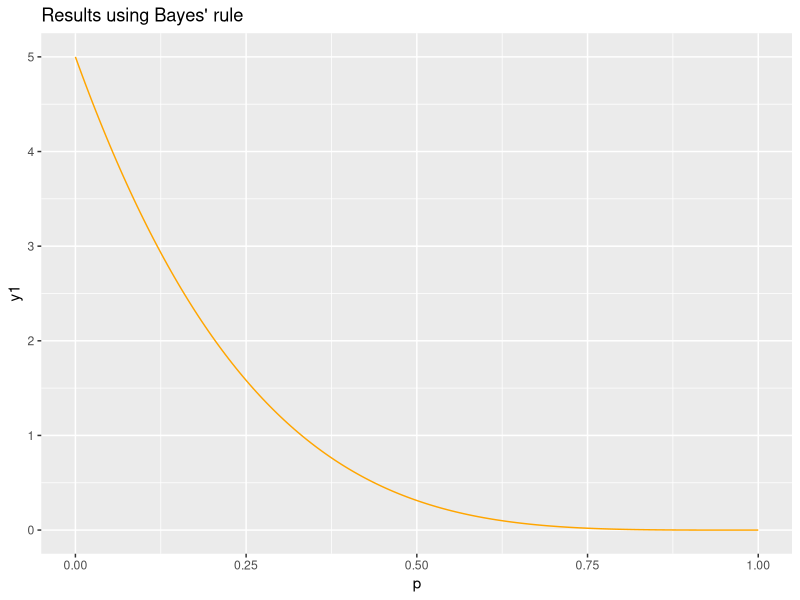
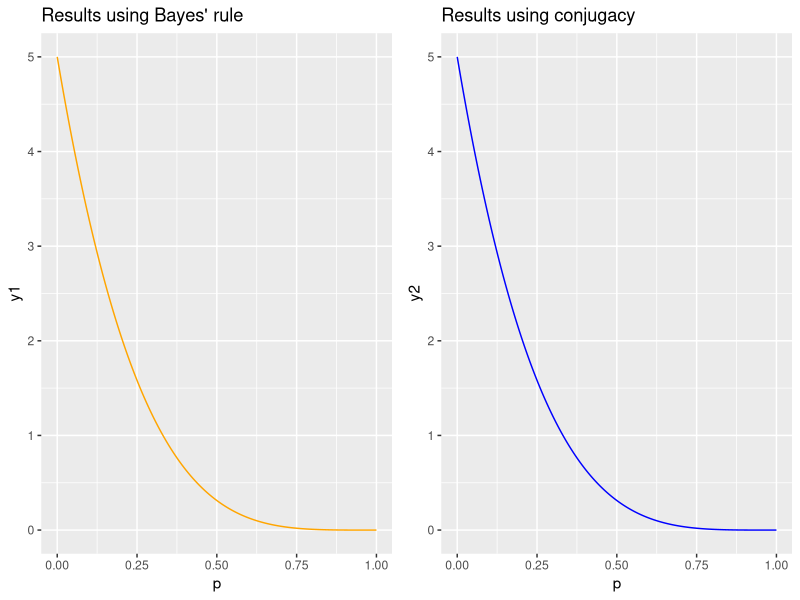

Generate these figures, in order, with R:
# Beta binomial Conjugacy 
# in this code we use a bayesian approach to obtain the probability of p if p follows the Beta distribution
# imsging tossing a coin four times and HHHH as the outcome. number of heads follow a random binomial variable

library(ggplot2)
library(gridExtra)
integrand = function(p) {
  (1-p)**4 # this is the likelihood considering the binomial distribution
}

denominator = integrate(integrand, lower = 0, upper = 1)
p = seq(0,1, by = 0.005) # this vector is set to plot the distribution of p later
y1 = (1-p)**4 / denominator$value
plot1 = qplot(p, y1, geom = "line", col = I("orange"), main = "Results using Bayes' rule")

plot1

# now use the beta distribution
y2 = dbeta(p, shape1 = 1, shape2 = 5) # posterior. this posterior is calculated with the assumption of uniform prior, beta(1,1). 
plot2 = qplot(p, y2, geom = "line", col = I("blue"), main = "Results using conjugacy")
grid.arrange(plot1, plot2, ncol = 2)

#probability of p<0.5
pbeta(0.5, shape1 = 1, shape2 = 5)

# Lets find a 95% credible interval
library(coda)
# Draw random sample to approximate Beta(1,5)
y = rbeta(10000, shape1 = 1, shape2 = 5)

y_mcmc = as.mcmc(y)

HPDinterval(y_mcmc, prob = 0.95)
